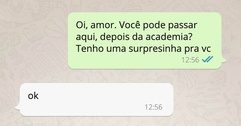
#> input picture teste1.jpg, 241 x 126 px, shrunk from 700 x 368 before the run
$ python get_letters.py teste1.jpg
#> lines starting #> are read from the running program, lines starting #| are printed output that depends on the picture; after the words box and inside, x2 and y2 are one past the last pixel; in counts of white or black regions, pixels touching at a corner belong together
import sys
import cv2 as cv
import numpy as np

from collections import namedtuple
from matplotlib import pyplot as plt

Pixel = namedtuple('Pixel', ['x', 'y', 'value'])

RGB_RED = (255, 0, 0)
BLACK = 0
WHITE = 255
# 107 is prime, so the rule in get_next_color "never" get this value.
INVALID = 107
HIT = 2
FIT = 1
HIT_RULE = 1

# variabels to modify
THRESHOLD = 100
USE_DEFAULT_COLOR = True
EXEC_DILATION = False
EXEC_EROSION = False
NEIGHBORHOOD = 1

def get_image(path):
#> called with path = 'teste1.jpg'
    return cv.imread(path, cv.IMREAD_GRAYSCALE)
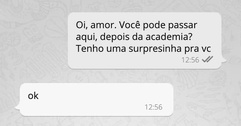
#> returned value: shape (126, 241); min 20, max 255, mean 219.2

def get_black_white_image(image, bottom_limit):
#> called with bottom_limit = 100
    blackAndWhiteImage = image.copy()
    for row_index, row in enumerate(image):
        for column_index, pixel in enumerate(row):
            if bottom_limit < pixel:
                blackAndWhiteImage[row_index][column_index] = WHITE
            else:
                blackAndWhiteImage[row_index][column_index] = BLACK
#> this loop made 126 passes
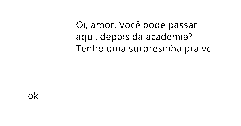
#> blackAndWhiteImage: shape (126, 241); 98.1% white; black in thin lines or dots, all inside (x1, y1, x2, y2) = (28, 21, 210, 99)

    return blackAndWhiteImage

def segment(image):
    padded_image = np.pad(image, 1, mode='constant', constant_values=(INVALID))
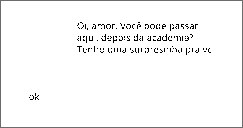
#> padded_image: shape (128, 243); min 0, max 255, mean 246.7
    get_color = get_next_color(step=None)

    group_color = None
    groups = []
    groups_rect = []
    group_value = None

    initial_pixel = Pixel(0, 0, image[0, 0])
#> initial_pixel = (0, 0, 255)
    stack = [initial_pixel]
#> stack = [(0, 0, 255)]
    added_points = {}
    next_inits = []

    while len(stack) != 0:
        pixel = stack.pop()

        if group_value is None:
            group_value = pixel.value
            group_color = next(get_color)
            if group_color == WHITE:
                groups.append(create_group(image.shape, BLACK))
            else:
                groups.append(create_group(image.shape, WHITE))

            groups_rect.append((pixel.x, pixel.y, pixel.x, pixel.y))

        groups[-1][pixel.y, pixel.x] = group_color

        react = groups_rect[-1]
        groups_rect[-1] = update_react(react, pixel)
        padded_image[pixel.y + 1, pixel.x + 1] = INVALID

        pixel_neighborhood = get_neighborhood_array(padded_image, pixel.x, pixel.y, padded=True)
        row_len, column_len = pixel_neighborhood.shape
        for row_index in range(row_len):
            for column_index in range(column_len):
                neighborhood_pixel_value = pixel_neighborhood[row_index][column_index]
                if neighborhood_pixel_value == group_value:
                    stack.append(
                        Pixel(pixel.x-1+column_index, pixel.y-1+row_index, neighborhood_pixel_value)
                    )
                elif neighborhood_pixel_value != INVALID:
                    next_init_x = pixel.x-1+column_index
                    next_init_y = pixel.y-1+row_index
                    new_key = f'{next_init_x}, {next_init_y}'

                    if new_key not in added_points:
                        added_points.update({new_key: True})
                        next_inits.append(
                            Pixel(next_init_x, next_init_y, neighborhood_pixel_value)
                        )

        if len(stack) == 0 and len(next_inits) > 0:
            possible_init = next_inits.pop()
            while len(next_inits) != 0 and padded_image[possible_init.y+1, possible_init.x+1] == INVALID:
                possible_init = next_inits.pop()

            stack = [possible_init]
            group_value = None
            group_color = None
#> this loop made 116867 passes
#> (pixel, react, pixel_neighborhood) on pass 1: ((0, 0, 255), (0, 0, 0, 0), [[107, 107, 107], [107, 107, 255], [107, 255, 255]])
#> (pixel, react, pixel_neighborhood) on passes 2 to 7: ((1, 1, 255), (0, 0, 0, 0), [[107, 255, 255], [255, 107, 255], [255, 255, 255]]), ((2, 2, 255), (0, 0, 1, 1), [[107, 255, 255], [255, 107, 255], [255, 255, 255]]), ((3, 3, 255), (0, 0, 2, 2), [[107, 255, 255], [255, 107, 255], [255, 255, 255]]), ((4, 4, 255), (0, 0, 3, 3), [[107, 255, 255], [255, 107, 255], [255, 255, 255]]), ((5, 5, 255), (0, 0, 4, 4), [[107, 255, 255], [255, 107, 255], [255, 255, 255]]), ((6, 6, 255), (0, 0, 5, 5), [[107, 255, 255], [255, 107, 255], [255, 255, 255]])
#> padded_image: shape (128, 243); every value is 107

    return groups, groups_rect

def get_next_color(init_value=None, step=50):
    init_value = init_value or WHITE

    if step == None:
        while True:
            yield init_value
            if init_value == WHITE:
                init_value = BLACK
    else:
        while init_value > 0 + step:
            yield init_value
            init_value -= step

def create_group(shape, fill_value):
    return np.full(shape, fill_value, 'uint8')

def update_react(react, pixel):
    x_init, y_init, x_final, y_final = react

    if pixel.x < x_init:
        x_init = pixel.x
    if pixel.x > x_final:
        x_final = pixel.x

    if pixel.y < y_init:
        y_init = pixel.y
    if pixel.y > y_final:
        y_final = pixel.y

    return (x_init, y_init, x_final, y_final)

def get_neighborhood_array(array, x, y, neighbourhood=1, flatted=False, padded=False):
    if padded:
        x += neighbourhood
        y += neighbourhood

    min_y = y-neighbourhood
    min_x = x-neighbourhood

    if min_y < 0:
        min_y = 0

    if min_x < 0:
        min_x = 0

    # numpy slices handle if max range when matrix is not padded
    neighborhood_array = array[min_y: y+neighbourhood+1, min_x: x+neighbourhood+1]

    if flatted:
        return neighborhood_array.flatten()
    else:
        return neighborhood_array

# [22 lines left out: functions find_start_point, check_neigh, not called in this run]

def erosion(image, neighborhood_length=1, erode_by=BLACK, positive_color=BLACK, negative_color=WHITE):
    return __erode_or_dilate__(image, neighborhood_length, 'erode', erode_by, positive_color, negative_color)

def dilate(image, neighborhood_length=1, dilate_by=BLACK, positive_color=BLACK, negative_color=WHITE):
    return __erode_or_dilate__(image, neighborhood_length, 'dilate', dilate_by, positive_color, negative_color)

# [19 lines left out: function __erode_or_dilate__, not called in this run]

def plot_grouped_image(image, groups_rect, color=RGB_RED, title='Imagem com Grupos Demarcados', show=True):
#> called with color = (255, 0, 0), title = 'Imagem com Grupos Demarcados', show = True
    groups_length = len(groups_rect)

    image = cv.cvtColor(image, cv.COLOR_BGR2RGB)
    for group in groups_rect:
        image = cv.rectangle(image, (group[0] , group[1]), (group[2] , group[3]), color, 1)
#> this loop made 134 passes
#> group on passes 1 to 12: (0, 0, 240, 125), (79, 21, 81, 22), (97, 23, 103, 27), (92, 23, 94, 27), (91, 25, 92, 27), (76, 22, 77, 24), (77, 26, 78, 27), (84, 23, 84, 27), (80, 24, 82, 27), (86, 27, 86, 28), (105, 23, 109, 27), (100, 27, 100, 27)
#> pass 1, in plot_grouped_image, `image = cv.rectangle(image, (group[0] , group[1]), (group[2] , group[3..`:
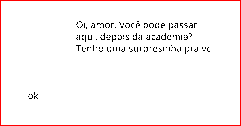
#> image: shape (126, 241, 3); mean R, G, B 250.1, 244, 244
#> after the loop:
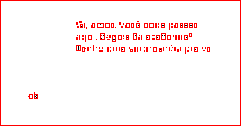
#> image: shape (126, 241, 3); mean R, G, B 254.7, 241.5, 241.5

    plot, img = plt.subplots()
    plot.suptitle(title)
    img.imshow(image)
    if show:
        plt.show()

if __name__ == "__main__":
    arguments = sys.argv
    arguments_length = len(arguments)
    if arguments_length < 2:
        print("É necessario passar o caminho para a imagem na execução")
        sys.exit(1)

    if arguments_length > 1:
        path = arguments[1]

    image = get_image(path)
    image = get_black_white_image(image, THRESHOLD)

    # plot_grouped_image(image, [])

    if USE_DEFAULT_COLOR:
        positive_color = BLACK
        negative_color = WHITE
    else:
        positive_color = WHITE
        negative_color = BLACK

    neighborhood_length = NEIGHBORHOOD

    processed_image = image
    if EXEC_DILATION:
        processed_image = dilate(processed_image, neighborhood_length, positive_color, positive_color, negative_color)
    if EXEC_EROSION:
        processed_image = erosion(processed_image, neighborhood_length, positive_color, positive_color, negative_color)

    groups_images, groups_rect = segment(processed_image)
    plot_grouped_image(image, groups_rect)

$ run again, on third.jpg
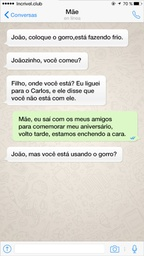
#> input picture third.jpg, 144 x 256 px, shrunk from 728 x 1292 before the run
#> after the loop in get_black_white_image, `for row_index, row in enumerate(image):`:
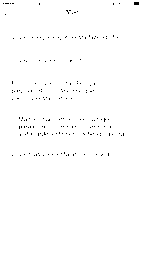
#> blackAndWhiteImage: shape (256, 144); 99.3% white; black in thin lines or dots, all inside (x1, y1, x2, y2) = (3, 2, 139, 156)
#> initial_pixel = (0, 0, 255)
#> stack = [(0, 0, 255)]
#> the loop in segment, `while len(stack) != 0:` made 144498 passes
#> (pixel, react, x in get_neighborhood_array, pixel_neighborhood) on pass 1: ((0, 0, 255), (0, 0, 0, 0), 1, [[107, 107, 107], [107, 107, 255], [107, 255, 255]])
#> the loop in plot_grouped_image, `for group in groups_rect:` made 190 passes
#> group on passes 1 to 3: (0, 0, 143, 255), (5, 3, 8, 3), (10, 3, 10, 3)
#> after the loop in plot_grouped_image, `for group in groups_rect:`:
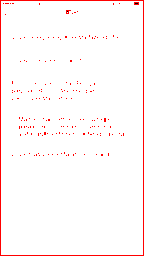
#> image: shape (256, 144, 3); mean R, G, B 255, 247.5, 247.5
